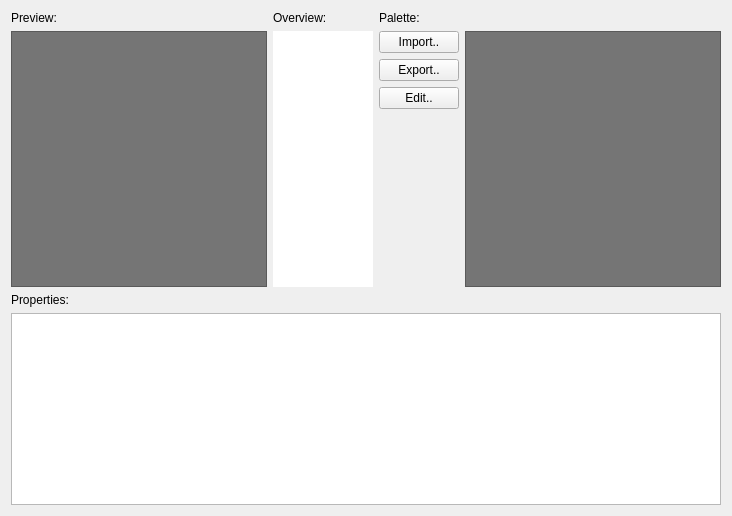
       <widget class="QWidget" name="tabproperties">
        <attribute name="title">
         <string>Properties</string>
        </attribute>
        <layout class="QGridLayout" name="gridLayout_5" rowstretch="0,0">
         <item row="0" column="0">
          <layout class="QGridLayout" name="gridLayout_4">
           <property name="sizeConstraint">
            <enum>QLayout::SetFixedSize</enum>
           </property>
           <item row="0" column="2">
            <widget class="QLabel" name="label_12">
             <property name="maximumSize">
              <size>
               <width>256</width>
               <height>16777215</height>
              </size>
             </property>
             <property name="text">
              <string>Palette:</string>
             </property>
            </widget>
           </item>
           <item row="1" column="4">
            <widget class="QLabel" name="lbl_test_palette">
             <property name="sizePolicy">
              <sizepolicy hsizetype="Preferred" vsizetype="Preferred">
               <horstretch>0</horstretch>
               <verstretch>0</verstretch>
              </sizepolicy>
             </property>
             <property name="minimumSize">
              <size>
               <width>256</width>
               <height>256</height>
              </size>
             </property>
             <property name="maximumSize">
              <size>
               <width>256</width>
               <height>16777215</height>
              </size>
             </property>
             <property name="palette">
              <palette>
               <active>
                <colorrole role="Base">
                 <brush brushstyle="SolidPattern">
                  <color alpha="255">
                   <red>255</red>
                   <green>255</green>
                   <blue>255</blue>
                  </color>
                 </brush>
                </colorrole>
                <colorrole role="Window">
                 <brush brushstyle="SolidPattern">
                  <color alpha="255">
                   <red>117</red>
                   <green>117</green>
                   <blue>117</blue>
                  </color>
                 </brush>
                </colorrole>
               </active>
               <inactive>
                <colorrole role="Base">
                 <brush brushstyle="SolidPattern">
                  <color alpha="255">
                   <red>255</red>
                   <green>255</green>
                   <blue>255</blue>
                  </color>
                 </brush>
                </colorrole>
                <colorrole role="Window">
                 <brush brushstyle="SolidPattern">
                  <color alpha="255">
                   <red>117</red>
                   <green>117</green>
                   <blue>117</blue>
                  </color>
                 </brush>
                </colorrole>
               </inactive>
               <disabled>
                <colorrole role="Base">
                 <brush brushstyle="SolidPattern">
                  <color alpha="255">
                   <red>117</red>
                   <green>117</green>
                   <blue>117</blue>
                  </color>
                 </brush>
                </colorrole>
                <colorrole role="Window">
                 <brush brushstyle="SolidPattern">
                  <color alpha="255">
                   <red>117</red>
                   <green>117</green>
                   <blue>117</blue>
                  </color>
                 </brush>
                </colorrole>
               </disabled>
              </palette>
             </property>
             <property name="autoFillBackground">
              <bool>true</bool>
             </property>
             <property name="frameShape">
              <enum>QFrame::StyledPanel</enum>
             </property>
             <property name="frameShadow">
              <enum>QFrame::Sunken</enum>
             </property>
             <property name="text">
              <string notr="true"/>
             </property>
             <property name="scaledContents">
              <bool>false</bool>
             </property>
             <property name="alignment">
              <set>Qt::AlignCenter</set>
             </property>
            </widget>
           </item>
           <item row="0" column="0">
            <widget class="QLabel" name="label_5">
             <property name="text">
              <string>Preview:</string>
             </property>
            </widget>
           </item>
           <item row="1" column="0">
            <widget class="QLabel" name="lblPropPreview">
             <property name="sizePolicy">
              <sizepolicy hsizetype="Preferred" vsizetype="Preferred">
               <horstretch>0</horstretch>
               <verstretch>0</verstretch>
              </sizepolicy>
             </property>
             <property name="minimumSize">
              <size>
               <width>256</width>
               <height>256</height>
              </size>
             </property>
             <property name="maximumSize">
              <size>
               <width>256</width>
               <height>256</height>
              </size>
             </property>
             <property name="sizeIncrement">
              <size>
               <width>8</width>
               <height>8</height>
              </size>
             </property>
             <property name="palette">
              <palette>
               <active>
                <colorrole role="Base">
                 <brush brushstyle="SolidPattern">
                  <color alpha="255">
                   <red>177</red>
                   <green>177</green>
                   <blue>177</blue>
                  </color>
                 </brush>
                </colorrole>
                <colorrole role="Window">
                 <brush brushstyle="SolidPattern">
                  <color alpha="255">
                   <red>117</red>
                   <green>117</green>
                   <blue>117</blue>
                  </color>
                 </brush>
                </colorrole>
               </active>
               <inactive>
                <colorrole role="Base">
                 <brush brushstyle="SolidPattern">
                  <color alpha="255">
                   <red>177</red>
                   <green>177</green>
                   <blue>177</blue>
                  </color>
                 </brush>
                </colorrole>
                <colorrole role="Window">
                 <brush brushstyle="SolidPattern">
                  <color alpha="255">
                   <red>117</red>
                   <green>117</green>
                   <blue>117</blue>
                  </color>
                 </brush>
                </colorrole>
               </inactive>
               <disabled>
                <colorrole role="Base">
                 <brush brushstyle="SolidPattern">
                  <color alpha="255">
                   <red>117</red>
                   <green>117</green>
                   <blue>117</blue>
                  </color>
                 </brush>
                </colorrole>
                <colorrole role="Window">
                 <brush brushstyle="SolidPattern">
                  <color alpha="255">
                   <red>117</red>
                   <green>117</green>
                   <blue>117</blue>
                  </color>
                 </brush>
                </colorrole>
               </disabled>
              </palette>
             </property>
             <property name="mouseTracking">
              <bool>true</bool>
             </property>
             <property name="autoFillBackground">
              <bool>true</bool>
             </property>
             <property name="frameShape">
              <enum>QFrame::StyledPanel</enum>
             </property>
             <property name="frameShadow">
              <enum>QFrame::Sunken</enum>
             </property>
             <property name="text">
              <string notr="true"/>
             </property>
             <property name="pixmap">
              <pixmap resource="appres.qrc">:/imgs/resources/imgs/noimg.png</pixmap>
             </property>
             <property name="scaledContents">
              <bool>false</bool>
             </property>
             <property name="alignment">
              <set>Qt::AlignCenter</set>
             </property>
             <property name="textInteractionFlags">
              <set>Qt::NoTextInteraction</set>
             </property>
            </widget>
           </item>
           <item row="0" column="1">
            <widget class="QLabel" name="label_13">
             <property name="text">
              <string>Overview:</string>
             </property>
            </widget>
           </item>
           <item row="1" column="1">
            <widget class="QTableWidget" name="tblOverview">
             <property name="autoFillBackground">
              <bool>false</bool>
             </property>
             <property name="frameShape">
              <enum>QFrame::NoFrame</enum>
             </property>
             <property name="verticalScrollBarPolicy">
              <enum>Qt::ScrollBarAlwaysOff</enum>
             </property>
             <property name="horizontalScrollBarPolicy">
              <enum>Qt::ScrollBarAlwaysOff</enum>
             </property>
             <property name="sizeAdjustPolicy">
              <enum>QAbstractScrollArea::AdjustToContentsOnFirstShow</enum>
             </property>
             <property name="autoScroll">
              <bool>false</bool>
             </property>
             <property name="editTriggers">
              <set>QAbstractItemView::NoEditTriggers</set>
             </property>
             <property name="tabKeyNavigation">
              <bool>false</bool>
             </property>
             <property name="showDropIndicator" stdset="0">
              <bool>false</bool>
             </property>
             <property name="dragDropOverwriteMode">
              <bool>false</bool>
             </property>
             <property name="selectionMode">
              <enum>QAbstractItemView::NoSelection</enum>
             </property>
             <property name="selectionBehavior">
              <enum>QAbstractItemView::SelectRows</enum>
             </property>
             <property name="showGrid">
              <bool>false</bool>
             </property>
             <property name="cornerButtonEnabled">
              <bool>false</bool>
             </property>
             <attribute name="horizontalHeaderVisible">
              <bool>false</bool>
             </attribute>
             <attribute name="horizontalHeaderHighlightSections">
              <bool>false</bool>
             </attribute>
             <attribute name="verticalHeaderVisible">
              <bool>false</bool>
             </attribute>
             <attribute name="verticalHeaderHighlightSections">
              <bool>false</bool>
             </attribute>
             <row>
              <property name="text">
               <string>Nb Images: </string>
              </property>
             </row>
             <row>
              <property name="text">
               <string>Nb Frames: </string>
              </property>
             </row>
             <row>
              <property name="text">
               <string>Nb Sequences:</string>
              </property>
             </row>
             <row>
              <property name="text">
               <string>Palette:</string>
              </property>
             </row>
             <column>
              <property name="text">
               <string/>
              </property>
             </column>
            </widget>
           </item>
           <item row="1" column="2">
            <layout class="QVBoxLayout" name="verticalLayout_11">
             <item>
              <widget class="QPushButton" name="btnImportPalette">
               <property name="text">
                <string>Import..</string>
               </property>
              </widget>
             </item>
             <item>
              <widget class="QPushButton" name="btnExportPalette">
               <property name="text">
                <string>Export..</string>
               </property>
              </widget>
             </item>
             <item>
              <widget class="QPushButton" name="btnEditPalette">
               <property name="text">
                <string>Edit..</string>
               </property>
              </widget>
             </item>
             <item>
              <spacer name="verticalSpacer_3">
               <property name="orientation">
                <enum>Qt::Vertical</enum>
               </property>
               <property name="sizeHint" stdset="0">
                <size>
                 <width>20</width>
                 <height>40</height>
                </size>
               </property>
              </spacer>
             </item>
            </layout>
           </item>
          </layout>
         </item>
         <item row="1" column="0">
          <layout class="QVBoxLayout" name="verticalLayout_9">
           <item>
            <widget class="QLabel" name="label_6">
             <property name="text">
              <string>Properties:</string>
             </property>
            </widget>
           </item>
           <item>
            <widget class="QTableView" name="tblProperties">
             <property name="editTriggers">
              <set>QAbstractItemView::AnyKeyPressed|QAbstractItemView::DoubleClicked|QAbstractItemView::EditKeyPressed|QAbstractItemView::SelectedClicked</set>
             </property>
             <property name="showDropIndicator" stdset="0">
              <bool>false</bool>
             </property>
             <property name="dragDropOverwriteMode">
              <bool>false</bool>
             </property>
             <property name="alternatingRowColors">
              <bool>true</bool>
             </property>
             <property name="selectionMode">
              <enum>QAbstractItemView::NoSelection</enum>
             </property>
             <property name="selectionBehavior">
              <enum>QAbstractItemView::SelectRows</enum>
             </property>
             <attribute name="horizontalHeaderStretchLastSection">
              <bool>true</bool>
             </attribute>
             <attribute name="verticalHeaderCascadingSectionResizes">
              <bool>true</bool>
             </attribute>
             <attribute name="verticalHeaderDefaultSectionSize">
              <number>64</number>
             </attribute>
             <attribute name="verticalHeaderHighlightSections">
              <bool>false</bool>
             </attribute>
             <attribute name="verticalHeaderMinimumSectionSize">
              <number>64</number>
             </attribute>
            </widget>
           </item>
          </layout>
         </item>
        </layout>
       </widget>
